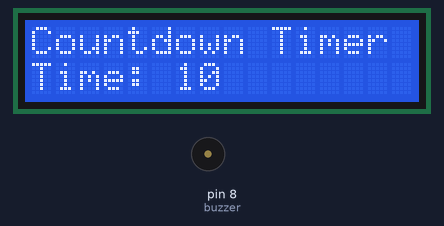
The sketch below on a simulated Arduino Uno, built with avr-gcc and run on an emulated ATmega328P. Parts: 16×2 character LCD, buzzer (waves = sounding, pin HIGH). At 14.2 s the program stops and its outputs stay as they are.

Above: at 0.1 s.
At 3.2 s:
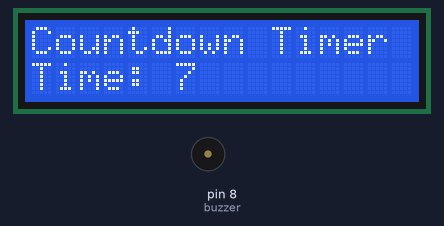
At 7.2 s:
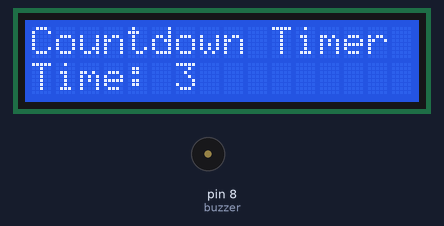
At 13.8 s:
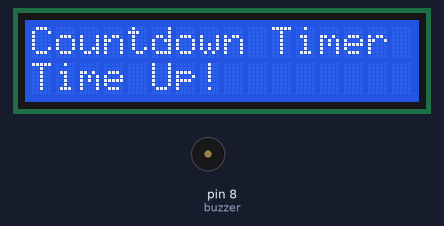
Timing chart, 0 to 15.3 s (numbered marks = the images above):
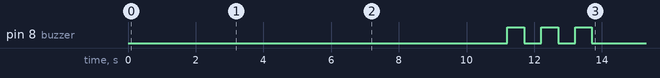

The sketch:

R37._Countdown_Timer_on_LCD.ino
```cpp
/*
Components Used:
- Arduino Board
- Sensor Shield
- LCD 16x2 with I2C Module
- Buzzer
- Breadboard
- Jumper Wires
*/

#include <LiquidCrystal_I2C.h>

LiquidCrystal_I2C lcd(0x27, 16, 2); // I2C address (0x27 or 0x3F), 16 columns, 2 rows

int buzzer = 8; // Buzzer connected to pin 8

void setup() {
  lcd.init();       // Initialize the LCD
  lcd.backlight();   // Turn on the backlight

  pinMode(buzzer, OUTPUT); // Set buzzer pin as output

  lcd.setCursor(0, 0);
  lcd.print("Countdown Timer");
}

void loop() {
  for (int i = 10; i >= 0; i--) {
    lcd.setCursor(0, 1);   // Move to second row
    lcd.print("Time: ");   // Print label
    lcd.print(i);          // Print countdown value
    lcd.print("   ");      // Clear extra digits
    delay(1000);           // Wait 1 second
  }

  lcd.setCursor(0, 1);
  lcd.print("Time Up!      "); // Display message after countdown

  // Buzzer beeps 3 times
  for (int i = 0; i < 3; i++) {
    digitalWrite(buzzer, HIGH);
    delay(500);
    digitalWrite(buzzer, LOW);
    delay(500);
  }

  while (true); // Stop execution
}
```

Measured:
- by itself, pin 8 (buzzer): LOW → HIGH at 11.2 s, → LOW 0.50 s later, → HIGH 0.50 s later, → LOW 0.50 s later, … (6 changes in this stretch)
- what the display in image 1 shows lasts 1.0 s, from 3.1 s to 4.1 s
